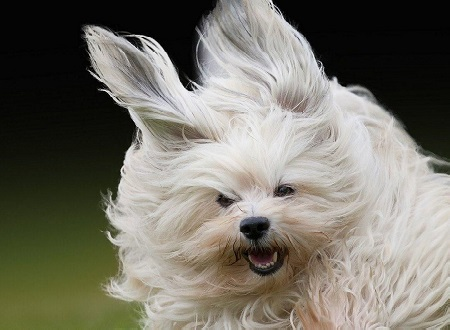
//> input picture data/dog.jpg, 450 x 330 px
$ ./main   (built with g++ and OpenCV 4)
//> lines starting //> are read from the running program, lines starting //| are printed output that depends on the picture
#include <iostream>
#include "opencv2/imgcodecs.hpp"
#include "opencv2/imgproc.hpp"
#include "opencv2/highgui.hpp"
#include <vector>
using namespace cv;
using namespace std;

int main(int argc, char *argv[])
{
    Mat src;
    src=imread("../data/dog.jpg");
//> src is the input picture: 330 rows x 450 cols, CV_8UC3; mean B, G, R 105.1, 115.8, 118.7
    imshow("src",src);
    Mat dog = imread("../data/test1.jpg");
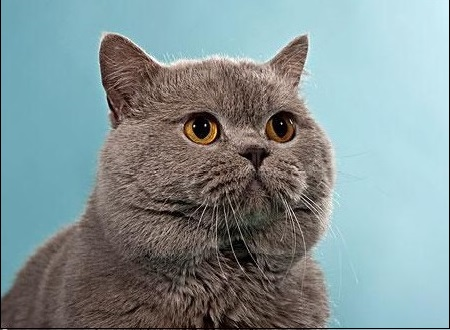
//> input picture data/test1.jpg, 450 x 330 px
//> dog is the input picture: 330 rows x 450 cols, CV_8UC3; mean B, G, R 148.2, 146.5, 130.3
    dog = src-dog;
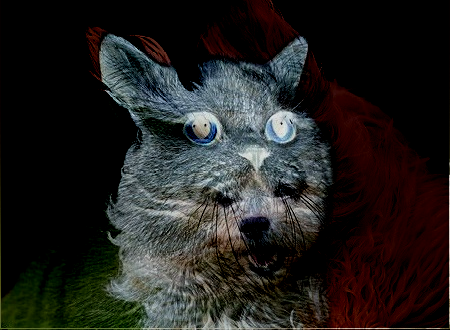
//> dog: 330 rows x 450 cols, CV_8UC3; mean B, G, R 30.5, 32.5, 33.9
    imshow("sub mat demo",dog);
    Mat dst;
    dst=src-220;
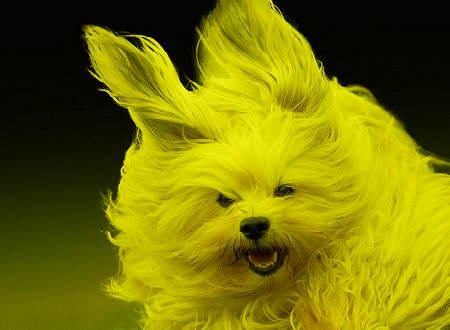
//> dst: 330 rows x 450 cols, CV_8UC3; mean B, G, R 0.3, 115.8, 118.7
    imshow("sub demo",dst);
    setIdentity(src);
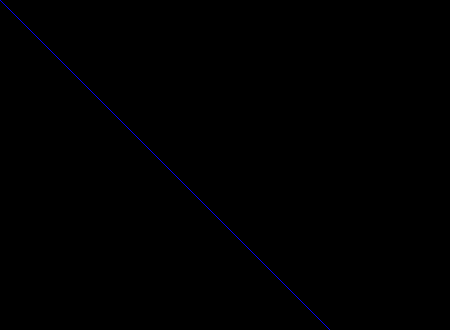
//> src: 330 rows x 450 cols, CV_8UC3; mean B, G, R 0.00222, 0, 0; drawn with 1 as white
    imshow("identity demo",src);
    Mat a=(Mat_<int>(3,8)<<1,2,3,4,5,6,7,8,9,10,11,12,1,2,3,4,5,6,7,8,9,10,11,12);
    setIdentity(a);
    cout<<a<<endl;


    waitKey(0);
    return 0;
}
